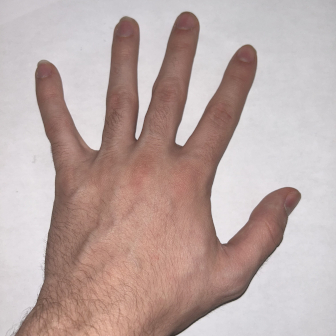
#> input picture Image1.JPG, 336 x 336 px
$ python featurevectors.py
#> lines starting #> are read from the running program, lines starting #| are printed output that depends on the picture
from PIL import Image
import numpy as np

# get landmarks based on sliding a window over a profile
def get_landmarks(profile):
    start = 0
    end = 0

    # initial value arrays for min and max
    max_val = [0] * len(profile)
    min_val = [0] * len(profile)
    max_index = [0] * len(profile)
    min_index = [0] * len(profile)

    # slide the window and decide minimum and maximum values
    for i in range(len(profile)):
        win_start = max(0, i - 2)
        win_end = min(len(profile) - 1, i + 2)
        profile_win = profile[win_start : win_end + 1]
        max_val[i] = max(profile_win)
        max_index[i] = win_start + profile_win.index(max_val[i])
        min_val[i] = min(profile_win)
        min_index[i] = win_start + profile_win.index(min_val[i])

    # decide Ps and Pe
    for k in range(len(profile)):
        for i in range(len(profile)):
            if i != k:
                if min_index[k] > max_index[k]:
                    if (max_val[k] - min_val[k]) > (max_val[i] - min_val[i]):
                        # if the difference between max and min at k is greater than the difference
                        # of max and min at start, set start to k
                        if (max_val[k] - min_val[k]) > (max_val[start] - min_val[start]):
                            start = k
                if max_index[k] > min_index[k]:
                    if (max_val[k] - min_val[k]) > (max_val[i] - min_val[i]):
                        # if the difference between max and min at k is greater than the difference
                        # of max and min at end, set start to k
                        if (max_val[k] - min_val[k]) > (max_val[end] - min_val[end]):
                            end = k

    # create a landmark vector with
    # end - start is the number of pixels that the feature takes up
    landmark_vector = (start, end)
    return landmark_vector

def set_points(lines):
    # manually set two points along each line

    points = []
    for i in range(len(lines)):
        x1 = lines[i][0][0]
        x2 = lines[i][1][0]
        y1 = lines[i][0][1]
        y2 = lines[i][1][1]

        # use the slope to get points that fall along the line
        slope = (y2 - y1) / (x2 - x1)
        # define 2 points along this line, store the slope and intercept with the point for later use
        point1 = (round((-40 / slope) + x1), round(y1 - 40), slope)
        point2 = (round((-80 / slope) + x1), round(y1 - 80), slope)

        # adjust the above points as needed
        points.append(point1)
        points.append(point2)

    return points

def get_profiles(points, img_gray, out_img):
    # get the grayscale intensity profiles for the
    # axes perpendicular to each point
    profiles = []
    profile_img = img_gray
    for point in points:
        profile = []
        for i in range(-21, 24):
            slope = point[2]
            x = round(point[0] + i)
            # using the negative inverse slope for a perpendicular axis
            y = round(-(i / slope) + point[1])
            if x >= 0 and x < img_gray.width:
                if y >= 0 and y <= img_gray.height:
                    # go along the line perpendicular to the point and extract grayscale values
                    profile.append(img_gray.getpixel((x, y)))
                    profile_img.putpixel((x, y), 0)
        profiles.append(profile)

    profile_img.save(out_img)
    return profiles

def get_finger_widths(img_gray, lines, prof_img):
    # get finger widths

    # get the points along each line
    points = set_points(lines)

    # get the grayscale intensity profiles for the
    # axes perpendicular to each point
    profiles = get_profiles(points, img_gray, prof_img)

    # get landmarks for each of the profiles using the sliding window method
    landmarks = []
    for profile in profiles:
        landmarks.append(get_landmarks(profile))

    # calculate the distances by getting the difference between Ps and Pe
    distances = []
    for landmark in landmarks:
        distance = landmark[1] - landmark[0]
        distances.append(distance)

    return distances


def main():
    # load an image and convert to grayscale
    # img 1:
    img1 = Image.open("Image1.JPG")
#> img1 is the input picture: PIL image 336x336 RGB; mean R, G, B 188.4, 169.3, 165.9
    img1_gray = img1.convert("L")
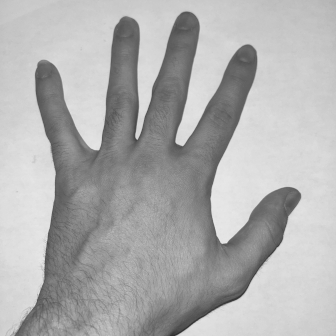
#> img1_gray: PIL image 336x336 L; min 49, max 232, mean 174.6

    # manually define lines along the fingers
    lines1 = [
        ((75, 182), (31, 35)),
        ((113, 159), (127, 0)),
        ((152, 153), (193, 0)),
        ((194, 169), (259, 27))
    ]


    img1_distances = get_finger_widths(img1_gray, lines1, "Profiles1.JPG")
#> after the loop in get_profiles, `for point in points:`: profiles = 8 items
#> the loop in get_finger_widths, `for profile in profiles:` made 8 passes
#> landmark_vector in get_landmarks on passes 1 to 8: (8, 38), (7, 33), (7, 40), (9, 37), (4, 39), (6, 37), (6, 39), (9, 36)
#> after the loop in get_finger_widths, `for profile in profiles:`: landmarks = [(8, 38), (7, 33), (7, 40), (9, 37), (4, 39), (6, 37), (6, 39), (9, 36)]
#> the loop in get_finger_widths, `for landmark in landmarks:` made 8 passes
#> (landmark, distance) on passes 1 to 8: ((8, 38), 30), ((7, 33), 26), ((7, 40), 33), ((9, 37), 28), ((4, 39), 35), ((6, 37), 31), ((6, 39), 33), ((9, 36), 27)
#> after the loop in get_finger_widths, `for landmark in landmarks:`: distances = [30, 26, 33, 28, 35, 31, 33, 27]
#> img1_distances = [30, 26, 33, 28, 35, 31, 33, 27]
    print("Image1 distances:")
    for distance in img1_distances:
        print(distance)
#> this loop made 8 passes
#> distance on passes 1 to 8: 30, 26, 33, 28, 35, 31, 33, 27
#| 30
#| 26
#| 33
#| 28
#| 35
#| 31
#| 33
#| 27
    print("")

    img2 = Image.open("Image2.JPG")
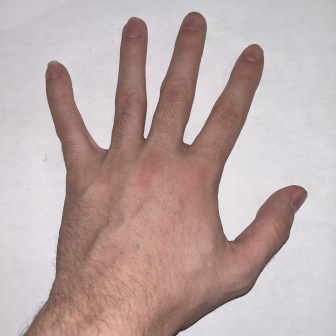
#> input picture Image2.JPG, 336 x 336 px
#> img2 is the input picture: PIL image 336x336 RGB; mean R, G, B 188.8, 169.8, 167.7
    img2_gray = img2.convert("L")
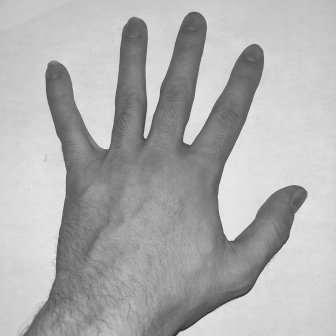
#> img2_gray: PIL image 336x336 L; min 50, max 233, mean 175.2

    lines2 = [
        ((87, 177), (45, 40)),
        ((124, 161), (135, 0)),
        ((159, 159), (199, 0)),
        ((203, 166), (267, 20))
    ]

    img2_distances = get_finger_widths(img2_gray, lines2, "Profiles2.JPG")
#> the loop in get_finger_widths (call 2), `for profile in profiles:` made 8 passes
#> landmark_vector in get_landmarks on passes 1 to 8: (5, 36), (5, 31), (6, 39), (8, 36), (4, 37), (6, 37), (5, 40), (9, 36)
#> the loop in get_finger_widths (call 2), `for landmark in landmarks:` made 8 passes
#> (landmark, distance) on passes 1 to 8: ((5, 36), 31), ((5, 31), 26), ((6, 39), 33), ((8, 36), 28), ((4, 37), 33), ((6, 37), 31), ((5, 40), 35), ((9, 36), 27)
#> img2_distances = [31, 26, 33, 28, 33, 31, 35, 27]
    print("Image2 distances:")
    for distance in img2_distances:
        print(distance)
#> this loop made 8 passes
#| 31
#| 26
#| 33
#| 28
#| 33
#| 31
#| 35
#| 27
    print("")

    img3 = Image.open("Image3.JPG")
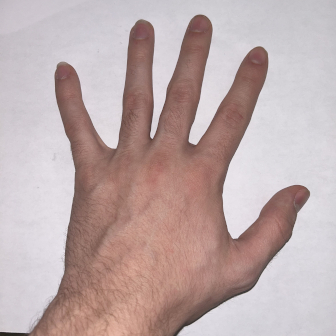
#> input picture Image3.JPG, 336 x 336 px
#> img3 is the input picture: PIL image 336x336 RGB; mean R, G, B 189.3, 170.4, 170
    img3_gray = img3.convert("L")
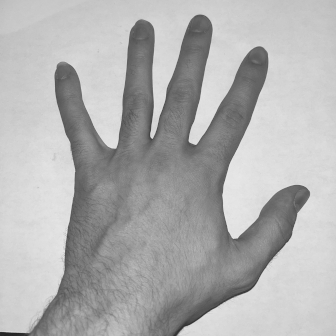
#> img3_gray: PIL image 336x336 L; min 34, max 232, mean 175.9

    lines3 = [
        ((97, 172), (53, 34)),
        ((131, 162), (144, 0)),
        ((164, 156), (205, 0)),
        ((207, 167), (274, 21))
    ]

    img3_distances = get_finger_widths(img3_gray, lines3, "Profiles3.JPG")
#> img3_distances = [27, 25, 29, 27, 33, 29, 32, 26]
    print("Image3 distances:")
    for distance in img3_distances:
        print(distance)
#> this loop made 8 passes
#> distance on passes 1 to 8: 27, 25, 29, 27, 33, 29, 32, 26
#| 27
#| 25
#| 29
#| 27
#| 33
#| 29
#| 32
#| 26
    print("")

#> (the run stopped early here; a loop or call above may not have finished)
